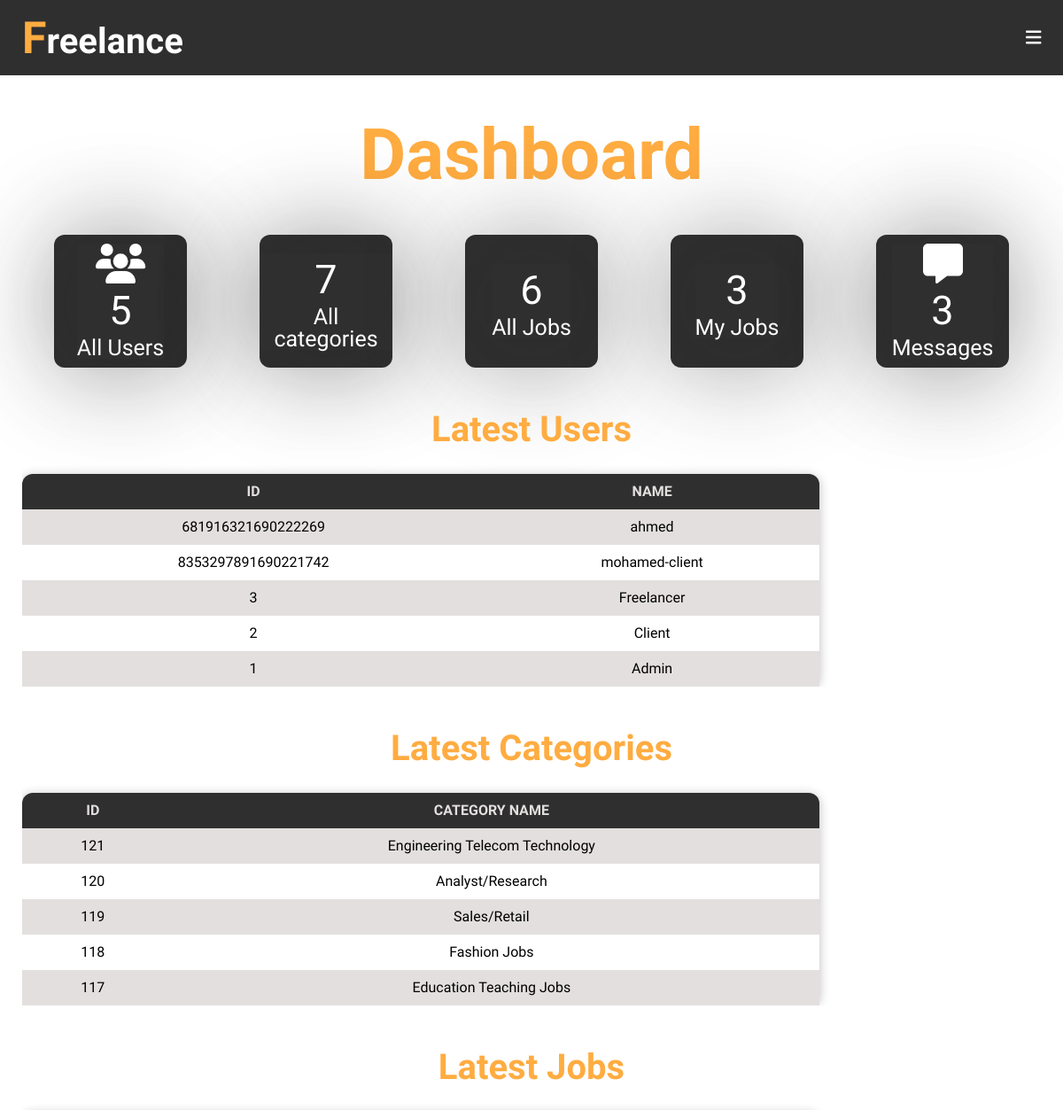
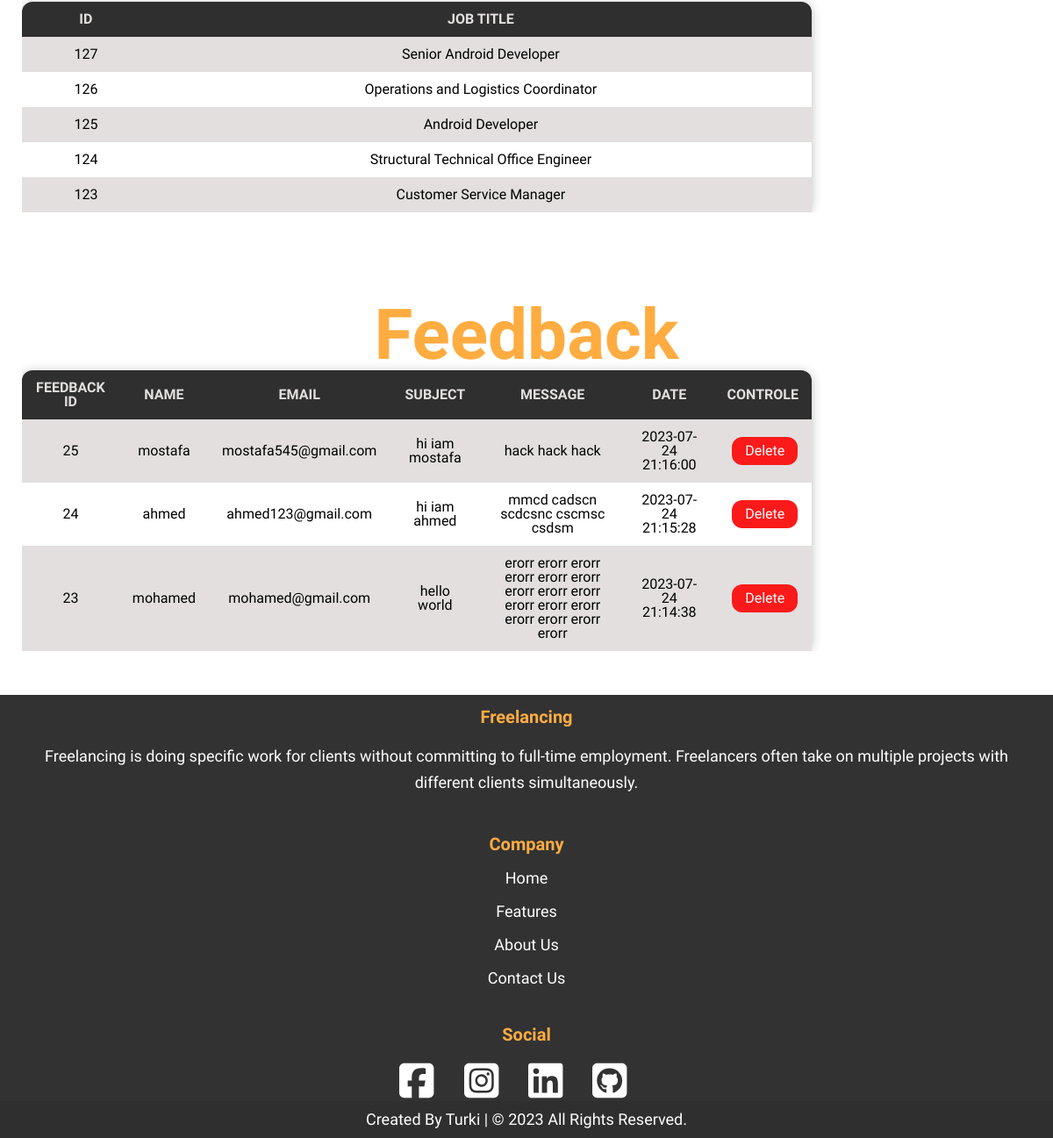
/users/dashboard.php (signed in), run on the app's committed database (2 pictures, top to bottom).
### tables this page shows
CREATE TABLE `users` (
  `ID` varchar(255) NOT NULL,
  `Name` varchar(255) NOT NULL,
  `Email` varchar(255) NOT NULL,
  `Password` varchar(255) NOT NULL,
  `UserRole` enum('Admin','Client','Freelancer') NOT NULL,
  `PhoneNumber` int(11) DEFAULT NULL,
  `UserDate` datetime NOT NULL
);

CREATE TABLE `categories` (
  `CategoryID` int(11) NOT NULL,
  `CategoryName` varchar(255) NOT NULL,
  `CategoryTitle` text NOT NULL,
  `CategoryDescription` text NOT NULL,
  `CategoryPhoto` varchar(255) NOT NULL,
  `CategoryDate` datetime NOT NULL
);

CREATE TABLE `jobs` (
  `JobID` int(11) NOT NULL,
  `JobTitle` varchar(255) NOT NULL,
  `JobSalary` int(11) NOT NULL,
  `JobDescription` text NOT NULL,
  `JobSkills` text NOT NULL,
  `JobDate` datetime NOT NULL,
  `MemberID` varchar(255) NOT NULL,
  `CatID` int(11) NOT NULL
);

CREATE TABLE `feedback` (
  `FeedbackID` int(11) NOT NULL,
  `Name` varchar(255) NOT NULL,
  `Email` varchar(255) NOT NULL,
  `Subject` varchar(255) NOT NULL,
  `Message` text NOT NULL,
  `FeedbackDate` datetime NOT NULL
);

### users/dashboard.php (the view, shortened to what this page needs)
<?php
require ('initialize.php');
if (isset($_SESSION['NAME'])) {
	if ($_SESSION['ACCESS'] == 'Admin') {
		?>
			<div class="body">
				<?php require $temp . ('navbar.php');?>
				<section class="container">
					<?php
						$userID = $_SESSION['ID'];
						if (isset($_SESSION['NAME']) || isset($_COOKIE)) {
							if ($_SESSION['ACCESS'] === 'Admin') {
								?>
									<div class="name-of-page">
										<h1>Dashboard</h1>
									</div>
									<div class="details">
										<div class="box">
											<a href="./members.php?do=Manage&userID=<?=$userID;?>">
												<span class="icon"><i class="fa-solid fa-users"></i></span>
												<p class="num"><?php counter('users', "");?></p>
												<p class="box-name">All Users</p>
											</a>
										</div>
										<div class="box">
											<a href="./category.php">
												<p class="num"><?php counter('categories', "");?></p>
												<p class="box-name">All categories</p>
											</a>
										</div>
										<div class="box">
											<a href="./jobs.php?do=Manage&AccessControl=AllJobs">
												<p class="num"><?php counter('jobs', "");?></p>
												<p class="box-name">All Jobs</p>
											</a>
										</div>
										<div class="box">
											<a href="./jobs.php">
												<p class="num"><?php counter('jobs', "WHERE `MemberID` = $userID");?></p>
												<p class="box-name">My Jobs</p>
											</a>
										</div>
										<div class="box">
											<a href="./messages.php">
												<span class="icon"><i class="fa-solid fa-message"></i></span>
												<p class="num"><?php counter('messages', "WHERE `JobPublisher` = $userID");?></p>
												<p class="box-name">Messages</p>
											</a>
										</div>
									</div>
									<div class="more-than-one-table">
										<div class="table-content">
											<a href="./members.php">
												<div class="name-of-page name-of-table">
													<h1>Latest Users</h1>
												</div>
											</a>
											<table>
												<thead>
													<tr>
														<th>ID</th>
														<th>Name</th>
													</tr>
												</thead>
												<tbody>
													<?php
														$getLatestRows = getLatest('ID, Name, UserDate', 'users', "", 'UserDate', 'DESC', 5);
														foreach ($getLatestRows as $row) {
															echo '<tr>';
																echo '<td>' . $row['ID'] 		   . '</td>';
																echo '<td>' . $row['Name']     . '</td>';
															echo '</tr>';
														}
													?>
												</tbody>
											</table>
										</div>
										<div class="table-content">
											<a href="./category.php">
												<div class="name-of-page name-of-table">
													<h1>Latest Categories</h1>
												</div>
											</a>
											<table>
												<thead>
													<tr>
														<th>ID</th>
														<th>Category Name</th>
													</tr>
												</thead>
												<tbody>
													<?php
														$getLatestRows = getLatest('CategoryID, CategoryName, CategoryDate', 'categories', "", 'CategoryDate','DESC', 5);
														foreach ($getLatestRows as $row) {
															echo '<tr>';
																echo '<td>' . $row['CategoryID'] 	 . '</td>';
																echo '<td>' . $row['CategoryName'] . '</td>';
															echo '</tr>';
														}
													?>
												</tbody>
											</table>
										</div>
										<div class="table-content">
											<a href="./jobs.php">
												<div class="name-of-page name-of-table">
													<h1>Latest Jobs</h1>
												</div>
											</a>
											<table>
												<thead>
													<tr>
														<th>ID</th>
														<th>Job Title</th>
													</tr>
												</thead>
												<tbody>
													<?php
														$getLatestRows = getLatest('JobID, JobTitle, JobDate', 'jobs', "", 'JobDate','DESC', 5);
														foreach ($getLatestRows as $row) {
															echo '<tr>';
																echo '<td>' . $row['JobID'] 		   . '</td>';
																echo '<td>' . $row['JobTitle']     . '</td>';
															echo '</tr>';
														}
													?>
												</tbody>
											</table>
										</div>
									</div>
									<div class="table-content">
										<a id="feedback">
											<div class="name-of-page">
												<h1>Feedback</h1>
											</div>
										</a>
										<table>
											<thead>
												<tr>
													<th>Feedback ID</th>
													<th>Name</th>
													<th>Email</th>
													<th>Subject</th>
													<th>Message</th>
													<th>Date</th>
													<th>Controle</th>
												</tr>
											</thead>
											<tbody>
												<?php
													$getLatestRows = getLatest('*', 'feedback', "", 'FeedbackDate','DESC', 1000000);
													foreach ($getLatestRows as $row) {
														echo '<tr>';
															echo '<td>' . $row['FeedbackID'] 	 . '</td>';
															echo '<td>' . $row['Name']         . '</td>';
															echo '<td>' . $row['Email']        . '</td>';
															echo '<td>' . $row['Subject']      . '</td>';
															echo '<td>' . $row['Message']      . '</td>';
															echo '<td>' . $row['FeedbackDate'] . '</td>';
															echo '<td>
																<div class="table-btn">
																	<a href="./dashboard.php?do=Delete&FeedbackID='.$row['FeedbackID'].'" class="del-btn">Delete</a>
																</div>
															</td>';
														echo '</tr>';
													}
												?>
											</tbody>
										</table>
									</div>
								<?php
							}
							?>
				</section>
				<?php require $temp . ('footer.php');?>
			</div>
		<?php
		}
	}
}
require $temp . ('end.body.php');
?>

### users/layout/css/style.css (style rules this page uses)
* { box-sizing: border-box; text-decoration: none; font-family: 'Geologica', sans-serif; line-height: 1; padding: 0; margin: 0; }
html { scroll-behavior: smooth; }
body { position: relative; }
:root { --primary-color: #323232; --primary2-color: #2f2f2f; --secondary-color: #FFAC41; --red-color: #ff1e56; --darkWhite-color: #e3dfdf; --gray-color: #999999; --white-color: #ffffff; --link-color: #0000ff; --padding-left-right: 25px; --h1-size: 80px; --h2-size: 75px; --h3-size: 35px; --h4-size: 30px; --h5-size: 20px; --p-size: 18px; --line-height: 30px; --radius-input: 30px; --input-font-size: 17px; --input-text-padding: 5px; --button-font-size: 16px; --button-font-weight: 600; }
.body { height: 100vh; display: grid; grid-template-columns: repeat(1, 1fr); grid-template-rows: auto auto auto; grid-template-areas: "header header header header header header header header header header" "container container container container container container container container container container" "footer footer footer footer footer footer footer footer footer footer"; }
.container { grid-area: container; padding-left: var(--padding-left-right); padding-right: var(--padding-left-right); margin-bottom: 50px; }
.container .name-of-page { display: flex; align-items: center; justify-content: center; margin-top: 50px; }
.container .name-of-page.name-of-table { display: flex; align-items: center; justify-content: center; margin-top: 0; margin-bottom: 30px; }
.container .name-of-page h1 { text-align: center; font-size: var(--h1-size); font-weight: 900; color: var(--secondary-color); }
.container .name-of-page.name-of-table h1 { font-size: 40px; }

### users/layout/css/style.box.details.css (style rules this page uses)
.container .details { display: flex; align-items: center; justify-content: space-around; flex-wrap: wrap; gap: 10px; margin-top: 50px; }
.container .details .box { background-color: var(--primary2-color); width: 150px; height: 150px; display: flex; align-items: center; justify-content: center; border-radius: 12px; -webkit-border-radius: 12px; -moz-border-radius: 12px; -ms-border-radius: 12px; -o-border-radius: 12px; box-shadow: 0 2px 115px rgba(32, 32, 32, 30%); }
.container .details .box a { color: var(--white-color); text-align: center; box-shadow: 0 2px 115px rgba(32, 32, 32, 30%); }
.container .details .box a .box-name { font-size: 25px; }
.container .details .box a .icon { font-size: 45px; }
.container .details .box a .num { font-size: 45px; margin: 7px 0; }

### data on the page
users: ID "681916321690222269", Name "ahmed"
users: ID "8353297891690221742", Name "mohamed-client"
users: ID "3", Name "Freelancer"
users: ID "2", Name "Client"
users: ID "1", Name "Admin"
categories: CategoryID "121", CategoryName "Engineering Telecom Technology"
categories: CategoryID "120", CategoryName "Analyst/Research"
categories: CategoryID "119", CategoryName "Sales/Retail"
categories: CategoryID "118", CategoryName "Fashion Jobs"
categories: CategoryID "117", CategoryName "Education Teaching Jobs"
jobs: JobID "127", JobTitle "Senior Android Developer"
jobs: JobID "126", JobTitle "Operations and Logistics Coordinator"
jobs: JobID "125", JobTitle "Android Developer"
jobs: JobID "124", JobTitle "Structural Technical Office Engineer"
jobs: JobID "123", JobTitle "Customer Service Manager"
feedback: FeedbackID "25", Name "mostafa", Email "mostafa545@gmail.com", Subject "hi iam mostafa", Message "hack hack hack", FeedbackDate "2023-07-24 21:16:00"
feedback: FeedbackID "24", Name "ahmed", Email "ahmed123@gmail.com", Subject "hi iam ahmed", Message "mmcd cadscn scdcsnc cscmsc csdsm", FeedbackDate "2023-07-24 21:15:28"
feedback: FeedbackID "23", Name "mohamed", Email "mohamed@gmail.com", Subject "hello world", Message "erorr erorr erorr erorr erorr erorr erorr erorr erorr erorr erorr erorr erorr erorr erorr erorr", FeedbackDate "2023-07-24 21:14:38"

### other printed values
$c->rowCount() "5 7 6 3 3"
